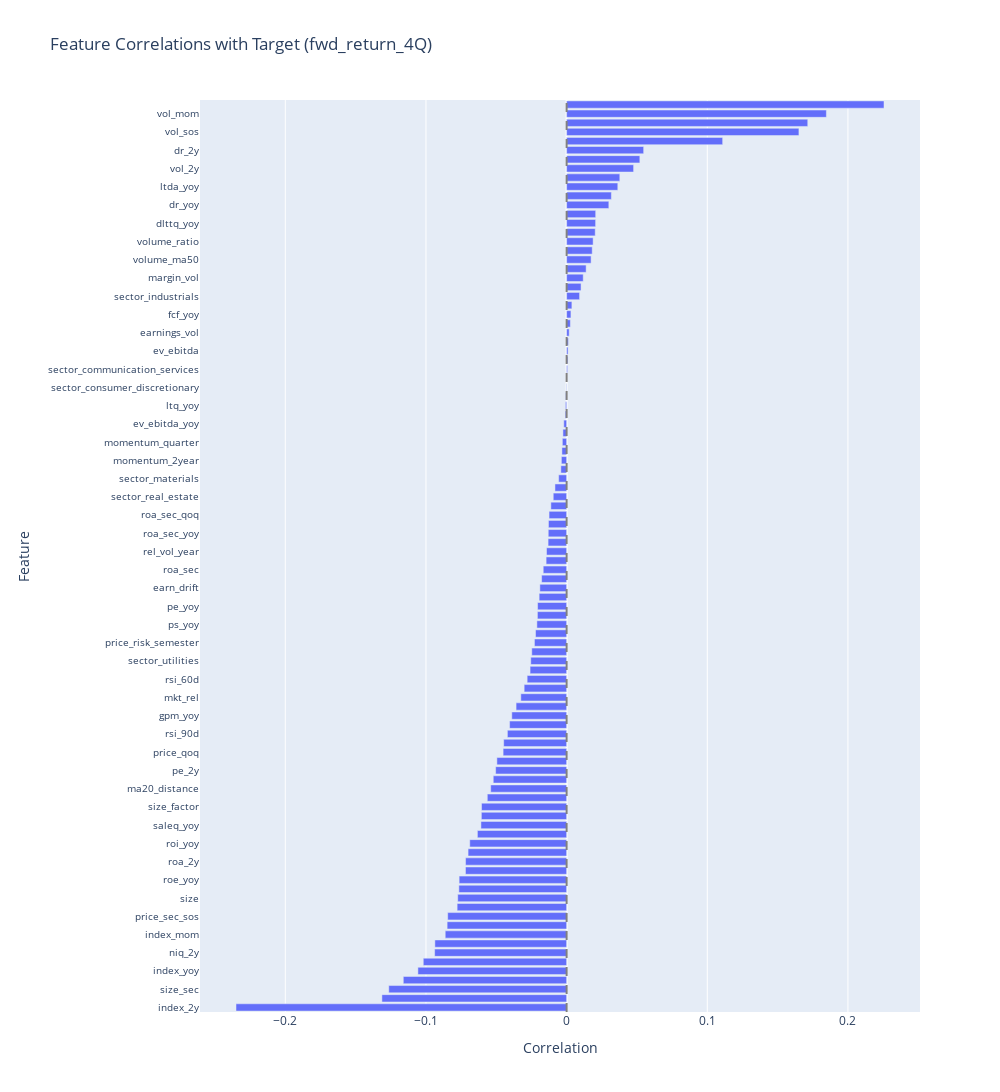

Notebook code for this chart:
### Code cell
df = data.to_pandas()
df_standardized = (df[features] - df[features].mean()) / df[features].std()
corr = df_standardized.corrwith(df[target])
corr_df = pl.DataFrame({"Feature": corr.index, "Correlation": corr.values}).sort(
    "Correlation", descending=False
)

fig = px.bar(
    corr_df,
    x="Correlation",
    y="Feature",
    orientation="h",
    title=f"Feature Correlations with Target ({target})",
    width=1000,
    height=1200,
)
fig.update_layout(yaxis={"tickfont": {"size": 10}}, showlegend=False, margin={"l": 200})
fig.add_vline(x=0, line_dash="dash", line_color="gray")
fig.show()

### Figure 1 — Plotly figure (JSON) as saved in the notebook; plotly's stock layout.template omitted (floating-point values rounded to 4 significant figures)
{"data": [{"alignmentgroup": "True", "hovertemplate": "Correlation=%{x}<br>Feature=%{y}<extra></extra>", "legendgroup": "", "marker": {"color": "#636efa", "pattern": {"shape": ""}}, "name": "", "offsetgroup": "", "orientation": "h", "showlegend": false, "textposition": "auto", "type": "bar", "x": [-0.2351, -0.1313, -0.1264, -0.1161, -0.1057, -0.1019, -0.09384, -0.09367, -0.08631, -0.08495, -0.08455, -0.07784, -0.07742, -0.07662, -0.07641, -0.07192, -0.07185, -0.07006, -0.06888, -0.06344, -0.06092, -0.06061, -0.0605, -0.05639, -0.05397, -0.05216, -0.05048, -0.04959, -0.04515, -0.04476, -0.04211, -0.04054, -0.03898, -0.03593, -0.03256, -0.03019, -0.02806, -0.02598, -0.02549, -0.02477, -0.02289, -0.02211, -0.02115, -0.02076, -0.02064, -0.01955, -0.01902, -0.01778, -0.01664, -0.01458, -0.0143, -0.01318, -0.01306, -0.01291, -0.01249, -0.0112, -0.009513, -0.008298, -0.005672, -0.004098, -0.003731, -0.003346, -0.003046, -0.002627, -0.002008, -0.0009788, -0.0008517, -0.0006537, -0.0002318, -7.744e-05, 0.0006902, 0.000885, 0.001018, 0.001258, 0.001806, 0.00266, 0.003065, 0.003742, 0.009203, 0.01025, 0.01179, 0.01387, 0.0174, 0.01819, 0.01884, 0.02033, 0.02061, 0.02066, 0.03001, 0.0318, 0.03638, 0.03781, 0.04761, 0.05205, 0.05476, 0.1109, 0.1651, 0.1714, 0.1847, 0.2256], "xaxis": "x", "y": ["index_2y", "price_2y", "size_sec", "index_sos", "index_yoy", "price_risk_2year", "niq_2y", "roa_yoy", "index_mom", "roi_2y", "price_sec_sos", "price_sec_yoy", "size", "index_qoq", "roe_yoy", "ma50_distance", "roa_2y", "niq_yoy", "roi_yoy", "price_yoy", "saleq_yoy", "saleq_2y", "size_factor", "roa", "ma20_distance", "price_mom", "pe_2y", "price_sec_qoq", "price_qoq", "atr_yoy", "rsi_90d", "f_score", "gpm_yoy", "price_risk_year", "mkt_rel", "gpm_2y", "rsi_60d", "sector_consumer_staples", "sector_utilities", "high_fear", "price_risk_semester", "rel_vol_2year", "ps_yoy", "sector_energy", "pe_yoy", "ltq_2y", "earn_drift", "sector_financials", "roa_sec", "ebitdam", "rel_vol_year", "size_yoy", "roa_sec_yoy", "rsi_30d", "roa_sec_qoq", "price_risk_quarter", "sector_real_estate", "gpm", "sector_materials", "ps", "momentum_2year", "insider_balance", "momentum_quarter", "rsi_14d", "ev_ebitda_yoy", "pb", "ltq_yoy", "momentum_sec", "sector_consumer_discretionary", "pe_sec", "sector_communication_services", "ltcr_yoy", "ev_ebitda", "rel_vol_quarter", "earnings_vol", "pe", "fcf_yoy", "roe", "sector_industrials", "rel_vol_month", "margin_vol", "low_fear", "volume_ma50", "momentum_month", "volume_ratio", "sector_health_care", "dlttq_yoy", "volume_ma20", "dr_yoy", "momentum_year", "ltda_yoy", "der_yoy", "vol_2y", "sector_information_technology", "dr_2y", "vol_yoy", "vol_sos", "vol_qoq", "vol_mom", "fear_ma30"], "yaxis": "y"}], "layout": {"barmode": "relative", "height": 1200, "legend": {"tracegroupgap": 0}, "margin": {"l": 200}, "shapes": [{"line": {"color": "gray", "dash": "dash"}, "type": "line", "x0": 0, "x1": 0, "xref": "x", "y0": 0, "y1": 1, "yref": "y domain"}], "showlegend": false, "title": {"text": "Feature Correlations with Target (fwd_return_4Q)"}, "width": 1000, "xaxis": {"anchor": "y", "domain": [0, 1], "title": {"text": "Correlation"}}, "yaxis": {"anchor": "x", "domain": [0, 1], "tickfont": {"size": 10}, "title": {"text": "Feature"}}}}
